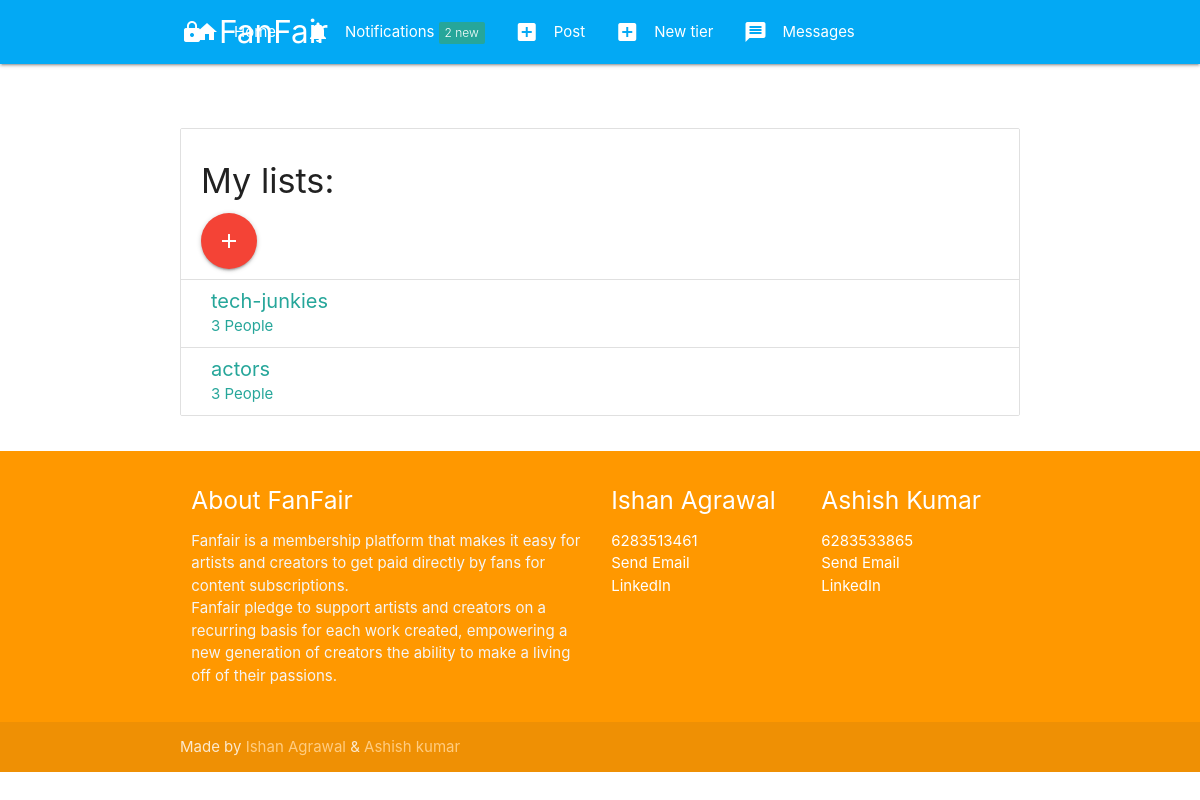
/user/mylists (signed in), run on the app's committed database.
### authy/models.py (models this page shows)
class PeopleList(models.Model):
	title = models.CharField(max_length=150)
	user = models.ForeignKey(User, on_delete=models.CASCADE, related_name='list_user')
	people = models.ManyToManyField(User, related_name='people_user')

### authy/views.py (the view)
# urls.py: path('mylists', ShowList, name='show-my-lists'),
def ShowList(request):
	user_lists = PeopleList.objects.filter(user=request.user)
	if request.method == 'POST':
		form = NewListForm(request.POST)
		if form.is_valid():
			title = form.cleaned_data.get('title')
			PeopleList.objects.create(title=title, user=request.user)
			return HttpResponseRedirect(reverse('profile', args=[request.user.username]))
	else:
		form = NewListForm()
	context = {
		'user_lists': user_lists,
		'form': form,
	}
	return render(request, 'user_lists.html', context)

### authy/views.py (called while the page is built)
def SideNavInfo(request):
	user = request.user
	nav_profile = None
	fans = None
	follows = None
	if user.is_authenticated:
		nav_profile = Profile.objects.get(user=user)
		fans = Subscription.objects.filter(subscribed=user).count()
		follows = Subscription.objects.filter(subscriber=user).count()
	return {'nav_profile': nav_profile, 'fans': fans, 'follows': follows}

### direct/views.py (called while the page is built)
def CheckDirects(request):
    directs_count = 0
    if request.user.is_authenticated:
        directs_count = Message.objects.filter(user=request.user, is_read=False).count()
    return {'directs_count': directs_count}

### notifications/views.py (called while the page is built)
def CountNotifications(request):
    count_notifications = None
    if request.user.is_authenticated:
        count_notifications = Notification.objects.filter(user=request.user, is_seen=False).count()
    return {'count_notifications': count_notifications}

### fans_clone/templates/user_lists.html (shortened to what this page needs)
{% extends 'base.html' %}
{% block content %}
<ul class="collection with-header">
    <li class="collection-header">
        <h4>My lists:</h4>
        <a href="#modal2" class="btn-floating btn-large waves-effect waves-light red modal-trigger"><i class="material-icons">add</i></a>
    </li>
    {% for lists in user_lists %}
        <a href="{% url 'list-people' lists.id %}" class="collection-item">
            <span style="font-size: 20px;">{{ lists.title }}</span>
            <br>
            <span>{{ lists.people.count }} People</span>
        </a>
    {% endfor %}
  </ul>
{% endblock %}

### data on the page
PeopleList: title "tech-junkies", people.count "3"
PeopleList: title "actors", people.count "3"

### other printed values
{{ count_notifications }} "2"
